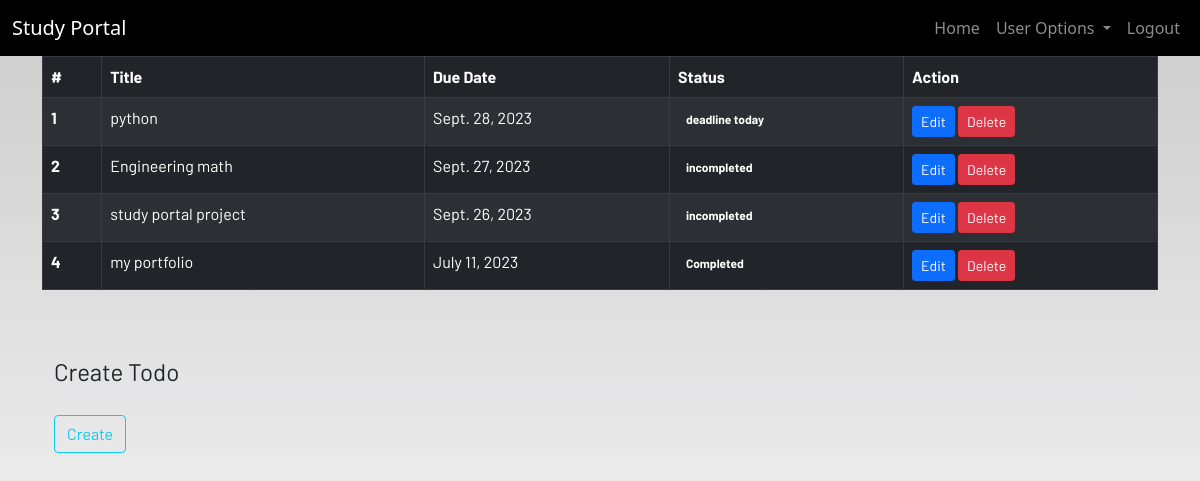
The app's page /todo (signed in) with its own data.
### student/models.py (models this page shows, shortened)
class Todo(models.Model):
    user = models.ForeignKey(User, on_delete=models.CASCADE)
    title = models.CharField(max_length=100)
    due_date = models.DateField(default=datetime.now)
    status = models.BooleanField(default=False)
    class Meta:
        verbose_name = 'Todo'
        verbose_name_plural = 'Todo'

### student/views.py (the view)
# urls.py: path('todo', views.todo, name='todo'),
@login_required
def todo(request):
    todo_info = Todo.objects.filter(user=request.user)
    if len(todo_info) == 0:
        todo_finished = True
    else:
        todo_finished = False
    today = get_date()
    return render(request, 'todo.html', {'infos':todo_info, 'today':today, 'finished':todo_finished})

### student/date.py (called while the page is built)
def get_date():
    return str(datetime.date(datetime.now()))

### templates/todo.html (shortened to what this page needs)
{% extends 'base.html' %}
{% load static %}
{% block content %}
<div class="container">
    {% if not finished%}
    <table class="table table-striped table-bordered table-hover table-dark">
        <thead>
            <tr>
                <th scope="col">#</th>
                <th>Title</th>
                <th>Due Date</th>
                <th>Status</th>
                <th>Action</th>
            </tr>
        </thead>
        <tbody>
       {% for info in infos%}
            <tr>
                <th scope="row">{{forloop.counter}}</th>
                <td>{{info.title}}</td>
                <td>{{info.due_date}}</td>
                <td>
                <form method="POST">
                    {% if today > info.due_date|date:"Y-m-d" and info.status != True %}
                    <a href="{%url 'update_status' info.id%}"><span class="badge badge-danger">incompleted</span></a>
                    {% elif today == info.due_date|date:"Y-m-d" and info.status != True %}
                    <a href="{%url 'update_status' info.id%}"><span class="badge badge-warning">deadline today</span></a>
                    {%elif info.status == True%}
                    <a href="{%url 'update_status' info.id%}"><span class="badge badge-success">Completed</span></a>
                    {% else %}
                    <a href="{%url 'update_status' info.id%}"><span class="badge badge-warning">Pending</span></a>
                            {% endif %}
                </form>
            </td>
                <td>
                    <a href="{%url 'edit_todo' info.id%}"><button class="btn btn-primary btn-sm">Edit</button><a/>
                    <a href="{%url 'delete_conf' info.id%}"><button class="btn btn-danger btn-sm">Delete</button><a/>
                </td>
            </tr>
        {%endfor%}
        </tbody>
    </table>
    {% else%}
    <h4>All tasks have been done!! create to add more</h4>
    {%endif%}
    <br><br>
    <div class="container">
        <fieldset class="form-group">
            <legend class="border-bottom mb-4">Create Todo</legend>
        </fieldset>
        <div class="form-group">
            <a href="{%url 'create_todo'%}"><button  class="btn btn-outline-info">
                Create
            </button></a>
        </div>
    </div>
                </div>
{% endblock content %}

### templates/base.html (shortened to what this page needs)
{% load static%}
<!DOCTYPE html>
<html lang="en">
  <head>
    <link href="https://cdn.jsdelivr.net/npm/bootstrap@5.0.0-beta3/dist/css/bootstrap.min.css" rel="stylesheet">
    <link rel="stylesheet" href="{% static 'css/main.css' %}" />
  </head>
  <body>
    <header>
    <nav class="navbar navbar-expand-lg navbar navbar-dark bg-dark">
  <div class="container-fluid">
    <a class="navbar-brand" href="#">Study Portal</a>
    <div class="collapse navbar-collapse justify-content-end" id="navbarNavDropdown">
      <ul class="navbar-nav">
        <li class="nav-item">
          <a class="nav-link" href="{%url 'home'%}">Home</a>
        </li>
        <li class="nav-item dropdown">
          <a class="nav-link dropdown-toggle" href="#" id="navbarDropdownMenuLink" role="button" data-bs-toggle="dropdown" aria-expanded="false">
            User Options
          </a>
        </li>
        {%if user.is_authenticated%}
        <li class="nav-item">
          <a class="nav-link" href="{%url 'confirm_logout'%}">Logout</a>
        </li>
        {%endif%}
      </ul>
    </div>
  </div>
</nav>
</header>
<main>
  {% block content %}
  {% endblock %}
</main>
  </body>
</html>

### static/css/main.css (style rules this page uses)
html { scroll-behavior: smooth; height: 100%; width: 100%; }
main { font-family: Barlow, Quicksand, Rubik, sans-serif, serif, 'Times New Roman', Times, serif !important; }
.navbar { background-color: rgb(0, 0, 0) !important; }
a { text-decoration: none !important; color: black; }
html, body { max-width: 100%; overflow-x: hidden; height: 100%; width: 100%; }
body { background: linear-gradient(rgba(0, 0, 0, 0.2), rgba(255, 255, 255, 0.5)); overflow-x: hidden; background-repeat: no-repeat; }

### records on screen
Todo: title "python", due_date "Sept. 28, 2023", status "deadline today"
Todo: title "Engineering math", due_date "Sept. 27, 2023", status "incompleted"
Todo: title "study portal project", due_date "Sept. 26, 2023", status "incompleted"
Todo: title "my portfolio", due_date "July 11, 2023", status "Completed"
